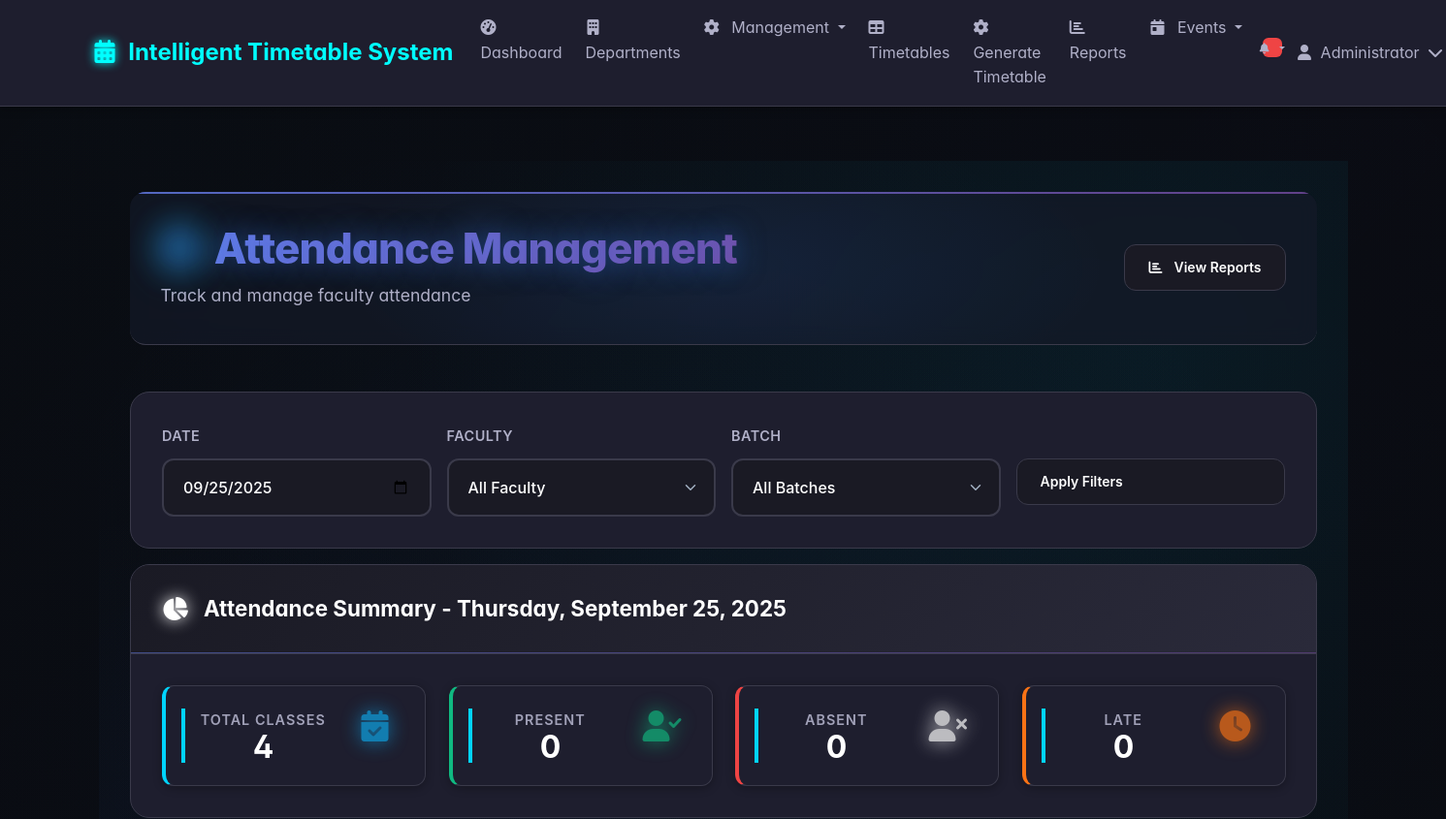
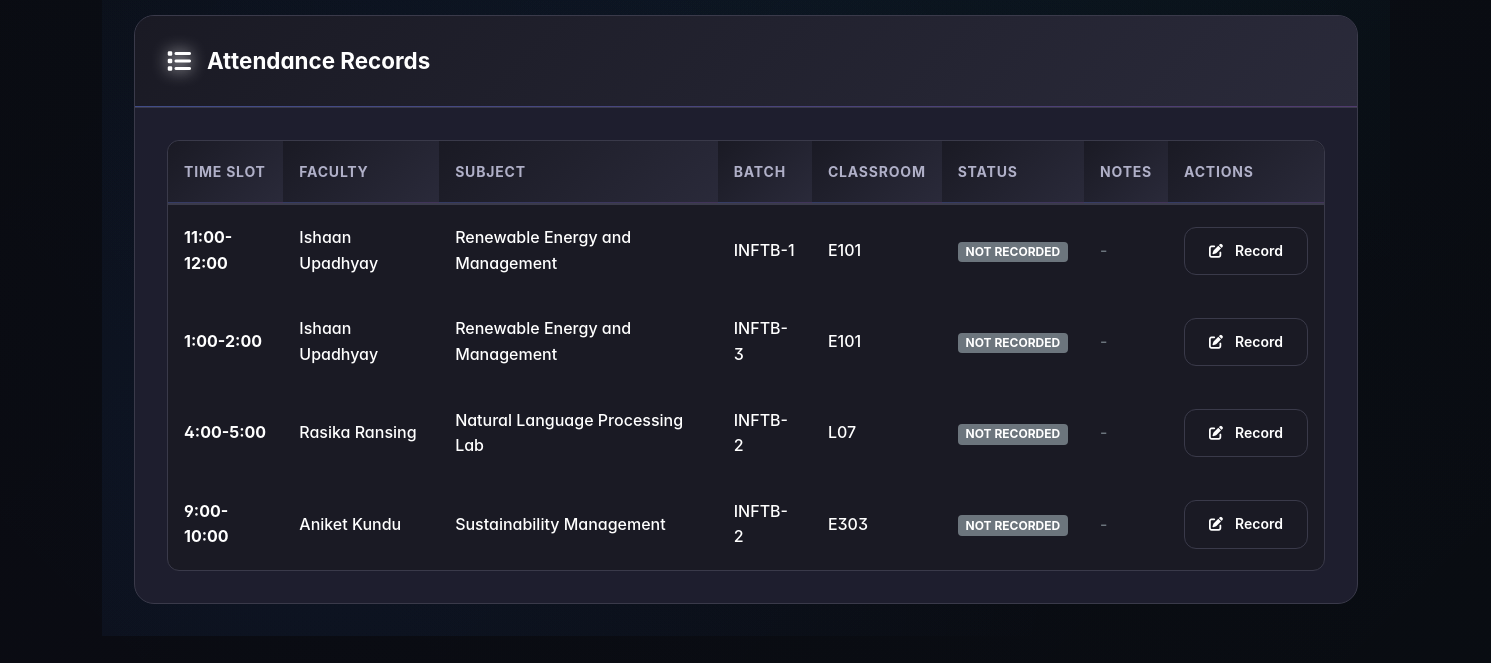
/attendance (signed in), run on an earlier commit of the app's database (2 pictures, top to bottom).
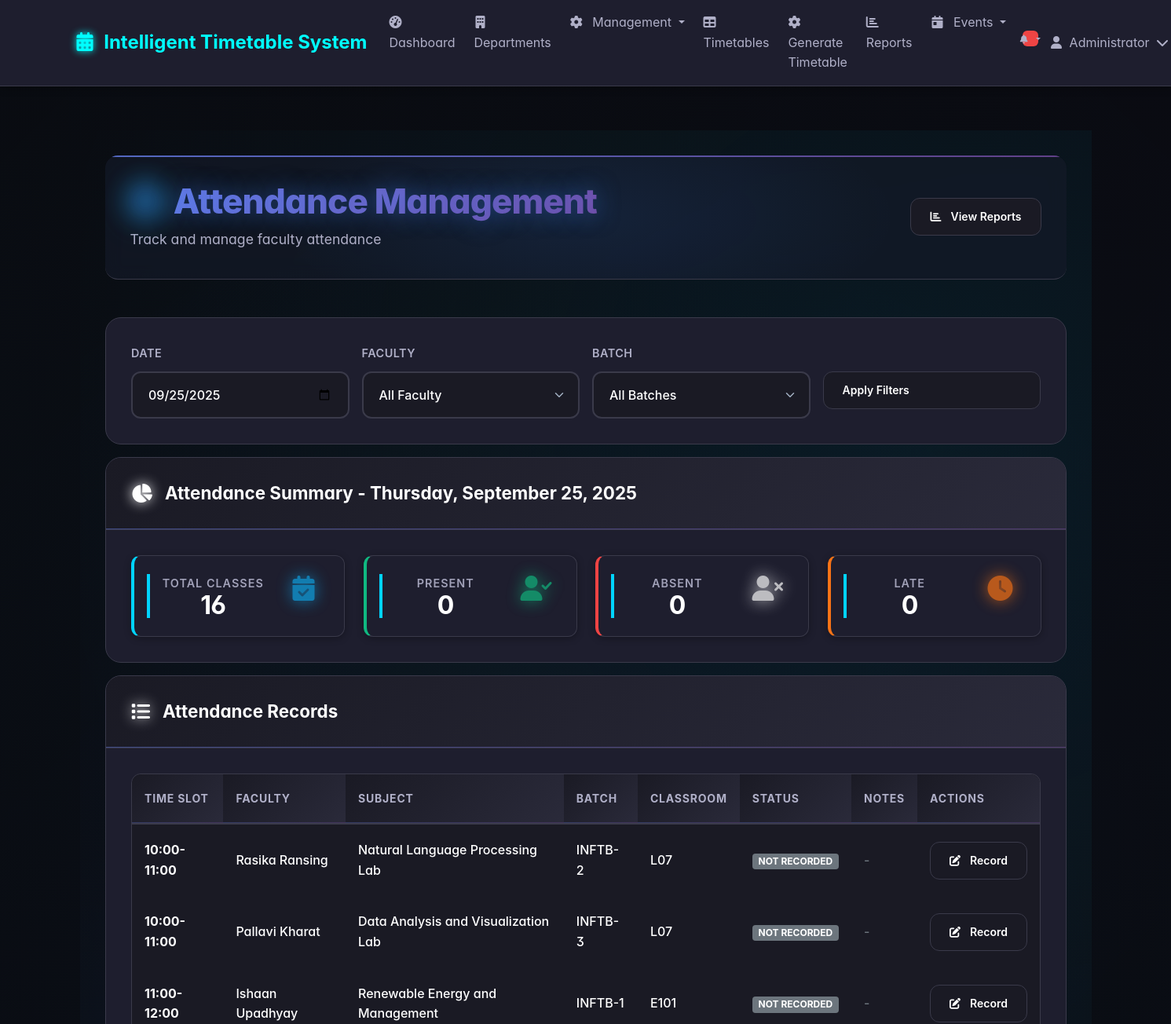
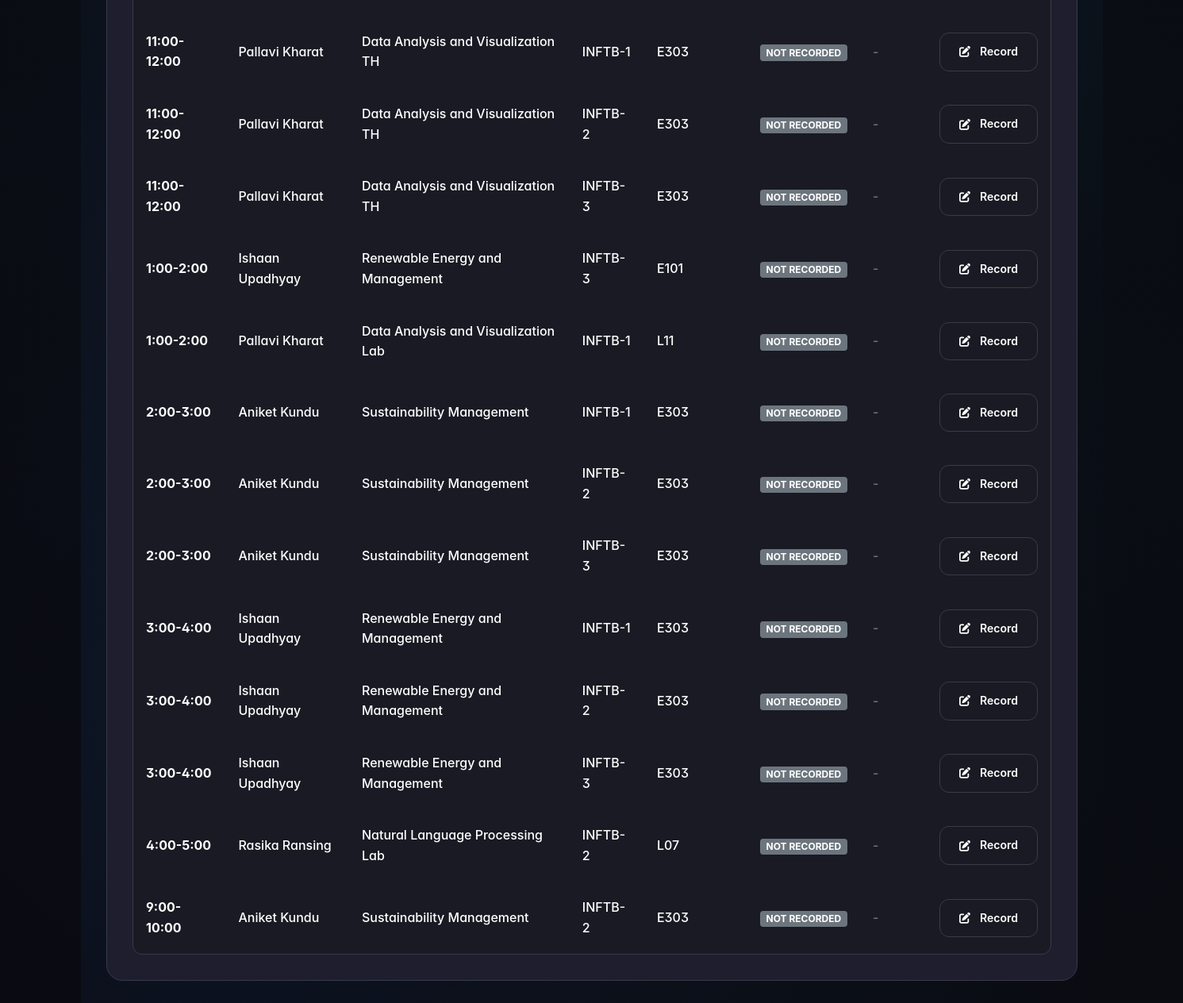
And on a later commit of the database (2 pictures, top to bottom).
### tables this page shows
CREATE TABLE timetable_slots (
            id INTEGER PRIMARY KEY AUTOINCREMENT,
            timetable_id INTEGER,
            batch_id INTEGER,
            day TEXT NOT NULL,
            time_slot TEXT NOT NULL,
            subject_id INTEGER,
            faculty_id INTEGER,
            classroom_id INTEGER,
            created_at DATETIME DEFAULT CURRENT_TIMESTAMP,
            FOREIGN KEY (timetable_id) REFERENCES timetables (id),
            FOREIGN KEY (batch_id) REFERENCES batches (id),
            FOREIGN KEY (subject_id) REFERENCES subjects (id),
            FOREIGN KEY (faculty_id) REFERENCES faculty (id),
            FOREIGN KEY (classroom_id) REFERENCES classrooms (id)
        );

CREATE TABLE faculty (
            id INTEGER PRIMARY KEY AUTOINCREMENT,
            name TEXT NOT NULL,
            employee_id TEXT UNIQUE NOT NULL,
            department_id INTEGER,
            max_hours_per_day INTEGER DEFAULT 8,
            preferred_times TEXT,
            created_at DATETIME DEFAULT CURRENT_TIMESTAMP,
            FOREIGN KEY (department_id) REFERENCES departments (id)
        );

CREATE TABLE subjects (
            id INTEGER PRIMARY KEY AUTOINCREMENT,
            name TEXT NOT NULL,
            code TEXT UNIQUE NOT NULL,
            department_id INTEGER,
            subject_type TEXT DEFAULT 'THEORY',
            classes_per_week INTEGER DEFAULT 3,
            created_at DATETIME DEFAULT CURRENT_TIMESTAMP,
            FOREIGN KEY (department_id) REFERENCES departments (id)
        );

CREATE TABLE batches (
            id INTEGER PRIMARY KEY AUTOINCREMENT,
            name TEXT NOT NULL,
            department_id INTEGER,
            semester INTEGER,
            strength INTEGER,
            created_at DATETIME DEFAULT CURRENT_TIMESTAMP,
            FOREIGN KEY (department_id) REFERENCES departments (id)
        );

CREATE TABLE classrooms (
            id INTEGER PRIMARY KEY AUTOINCREMENT,
            name TEXT NOT NULL,
            capacity INTEGER,
            type TEXT DEFAULT 'CLASSROOM',
            department_id INTEGER,
            created_at DATETIME DEFAULT CURRENT_TIMESTAMP,
            FOREIGN KEY (department_id) REFERENCES departments (id)
        );

### routes/attendance.py (the view)
@attendance_bp.route('/attendance')
@admin_required
def attendance():
    date_str = request.args.get('date', date.today().isoformat())
    faculty_id = request.args.get('faculty_id')
    batch_id = request.args.get('batch_id')
    try:
        selected_date = datetime.strptime(date_str, '%Y-%m-%d').date()
    except:
        selected_date = date.today()
    conn = sqlite3.connect('timetable.db')
    conn.row_factory = sqlite3.Row
    cursor = conn.cursor()
    day_name = selected_date.strftime('%A')
    query = '''
        SELECT ts.*,
               s.name as subject_name,
               f.name as faculty_name,
               c.name as classroom_name,
               b.name as batch_name,
               a.status as attendance_status,
               a.notes as attendance_notes
        FROM timetable_slots ts
        LEFT JOIN subjects s ON ts.subject_id = s.id
        LEFT JOIN faculty f ON ts.faculty_id = f.id
        LEFT JOIN classrooms c ON ts.classroom_id = c.id
        LEFT JOIN batches b ON ts.batch_id = b.id
        LEFT JOIN attendance a ON ts.id = a.timetable_slot_id AND a.date = ?
        WHERE ts.day = ?
    '''
    params = [selected_date.isoformat(), day_name]
    if faculty_id:
        query += ' AND ts.faculty_id = ?'
        params.append(faculty_id)
    if batch_id:
        query += ' AND ts.batch_id = ?'
        params.append(batch_id)
    query += ' ORDER BY ts.time_slot'
    cursor.execute(query, params)
    slots = cursor.fetchall()
    cursor.execute('SELECT id, name FROM faculty ORDER BY name')
    faculty_list = cursor.fetchall()
    cursor.execute('SELECT id, name FROM batches ORDER BY name')
    batches_list = cursor.fetchall()
    conn.close()
    return render_template('attendance.html',
                         slots=slots,
                         selected_date=selected_date,
                         faculty_list=faculty_list,
                         batches_list=batches_list,
                         selected_faculty=faculty_id,
                         selected_batch=batch_id)

### templates/attendance.html (shortened to what this page needs)
{% extends "base.html" %}
{% block content %}
<div class="dashboard-container">
    <div class="header-section">
        <div class="header-content">
            <div>
                <h1 class="main-title">
                    <i class="fas fa-check-circle title-icon"></i> Attendance Management
                </h1>
                <p class="welcome-text">Track and manage faculty attendance</p>
            </div>
            <a href="{{ url_for('attendance.attendance_reports') }}" class="action-btn action-cyan">
                <i class="fas fa-chart-bar"></i> View Reports
            </a>
        </div>
        <div class="header-glow"></div>
    </div>
    <div class="content-card mb-3">
        <div class="card-content">
            <form method="GET" class="row g-3">
                <div class="col-md-3">
                    <label class="form-label">Date</label>
                    <input type="date" class="form-control" name="date" value="{{ selected_date.isoformat() }}">
                </div>
                <div class="col-md-3">
                    <label class="form-label">Faculty</label>
                    <select class="form-select" name="faculty_id">
                        <option value="">All Faculty</option>
                    </select>
                </div>
                <div class="col-md-3">
                    <label class="form-label">Batch</label>
                    <select class="form-select" name="batch_id">
                        <option value="">All Batches</option>
                    </select>
                </div>
                <div class="col-md-3">
                    <label class="form-label">&nbsp;</label>
                    <button type="submit" class="action-btn action-blue w-100">Apply Filters</button>
                </div>
            </form>
        </div>
    </div>
    <div class="content-card mb-3">
        <div class="card-header">
            <h5 class="card-title">
                <i class="fas fa-chart-pie card-icon"></i> Attendance Summary - {{ selected_date.strftime('%A, %B %d, %Y') }}
            </h5>
        </div>
        <div class="card-content">
            <div class="row">
                <div class="col-md-3">
                    <div class="stat-card stat-info">
                        <div class="stat-content">
                            <div class="stat-info">
                                <div class="stat-label">Total Classes</div>
                                <div class="stat-value">{{ slots|length }}</div>
                            </div>
                            <div class="stat-icon">
                                <i class="fas fa-calendar-check"></i>
                            </div>
                        </div>
                    </div>
                </div>
                <div class="col-md-3">
                    <div class="stat-card stat-success">
                        <div class="stat-content">
                            <div class="stat-info">
                                <div class="stat-label">Present</div>
                                <div class="stat-value">
                                    {{ slots|selectattr('attendance_status', 'equalto', 'PRESENT')|list|length }}
                                </div>
                            </div>
                            <div class="stat-icon">
                                <i class="fas fa-user-check"></i>
                            </div>
                        </div>
                    </div>
                </div>
                <div class="col-md-3">
                    <div class="stat-card stat-danger">
                        <div class="stat-content">
                            <div class="stat-info">
                                <div class="stat-label">Absent</div>
                                <div class="stat-value">
                                    {{ slots|selectattr('attendance_status', 'equalto', 'ABSENT')|list|length }}
                                </div>
                            </div>
                            <div class="stat-icon">
                                <i class="fas fa-user-times"></i>
                            </div>
                        </div>
                    </div>
                </div>
                <div class="col-md-3">
                    <div class="stat-card stat-warning">
                        <div class="stat-content">
                            <div class="stat-info">
                                <div class="stat-label">Late</div>
                                <div class="stat-value">
                                    {{ slots|selectattr('attendance_status', 'equalto', 'LATE')|list|length }}
                                </div>
                            </div>
                            <div class="stat-icon">
                                <i class="fas fa-clock"></i>
                            </div>
                        </div>
                    </div>
                </div>
            </div>
        </div>
    </div>
    <div class="content-card">
        <div class="card-header">
            <h5 class="card-title">
                <i class="fas fa-list card-icon"></i> Attendance Records
            </h5>
        </div>
        <div class="card-content">
            {% if slots %}
            <div class="table-container">
                <table class="modern-table">
                    <thead>
                        <tr>
                            <th>Time Slot</th>
                            <th>Faculty</th>
                            <th>Subject</th>
                            <th>Batch</th>
                            <th>Classroom</th>
                            <th>Status</th>
                            <th>Notes</th>
                            <th>Actions</th>
                        </tr>
                    </thead>
                    <tbody>
                        {% for slot in slots %}
                        <tr class="table-row">
                            <td class="table-cell">
                                <strong>{{ slot.time_slot }}</strong>
                            </td>
                            <td class="table-cell">{{ slot.faculty_name }}</td>
                            <td class="table-cell">{{ slot.subject_name }}</td>
                            <td class="table-cell">{{ slot.batch_name }}</td>
                            <td class="table-cell">{{ slot.classroom_name }}</td>
                            <td class="table-cell">
                                <span class="badge bg-{% if slot.attendance_status == 'PRESENT' %}success{% elif slot.attendance_status == 'ABSENT' %}danger{% elif slot.attendance_status == 'LATE' %}warning{% else %}secondary{% endif %}">
                                    {{ slot.attendance_status or 'NOT RECORDED' }}
                                </span>
                            </td>
                            <td class="table-cell">
                                {% if slot.attendance_notes %}
                                <span class="text-muted">{{ slot.attendance_notes|truncate(20) }}</span>
                                {% else %}
                                <span class="text-muted">-</span>
                                {% endif %}
                            </td>
                            <td class="table-cell">
                                <button class="action-btn action-blue" data-bs-toggle="modal"
                                        data-bs-target="#attendanceModal"
                                        data-slot-id="{{ slot.id }}"
                                        data-faculty-id="{{ slot.faculty_id }}"
                                        data-batch-id="{{ slot.batch_id }}"
                                        data-current-status="{{ slot.attendance_status or '' }}"
                                        data-current-notes="{{ slot.attendance_notes or '' }}"
                                        data-faculty-name="{{ slot.faculty_name }}"
                                        data-subject-name="{{ slot.subject_name }}"
                                        data-time-slot="{{ slot.time_slot }}">
                                    <i class="fas fa-edit"></i> Record
                                </button>
                            </td>
                        </tr>
                        {% endfor %}
                    </tbody>
                </table>
            </div>
            {% endif %}
        </div>
    </div>
</div>
{% endblock %}

What changed in the data, as far as the page shows it:
added timetable_slots: time_slot "10:00-11:00", faculty_name "Rasika Ransing", subject_name "Natural Language Processing Lab", batch_name "INFTB-2", classroom_name "L07", attendance_status "NOT RECORDED"
added timetable_slots: time_slot "10:00-11:00", faculty_name "Pallavi Kharat", subject_name "Data Analysis and Visualization Lab", batch_name "INFTB-3", classroom_name "L07", attendance_status "NOT RECORDED"
added timetable_slots: time_slot "11:00-12:00", faculty_name "Pallavi Kharat", subject_name "Data Analysis and Visualization TH", batch_name "INFTB-1", classroom_name "E303", attendance_status "NOT RECORDED"
added timetable_slots: time_slot "11:00-12:00", faculty_name "Pallavi Kharat", subject_name "Data Analysis and Visualization TH", batch_name "INFTB-2", classroom_name "E303", attendance_status "NOT RECORDED"
added timetable_slots: time_slot "11:00-12:00", faculty_name "Pallavi Kharat", subject_name "Data Analysis and Visualization TH", batch_name "INFTB-3", classroom_name "E303", attendance_status "NOT RECORDED"
added timetable_slots: time_slot "1:00-2:00", faculty_name "Pallavi Kharat", subject_name "Data Analysis and Visualization Lab", batch_name "INFTB-1", classroom_name "L11", attendance_status "NOT RECORDED"
added timetable_slots: time_slot "2:00-3:00", faculty_name "Aniket Kundu", subject_name "Sustainability Management", batch_name "INFTB-1", classroom_name "E303", attendance_status "NOT RECORDED"
added timetable_slots: time_slot "2:00-3:00", faculty_name "Aniket Kundu", subject_name "Sustainability Management", batch_name "INFTB-2", classroom_name "E303", attendance_status "NOT RECORDED"
added timetable_slots: time_slot "2:00-3:00", faculty_name "Aniket Kundu", subject_name "Sustainability Management", batch_name "INFTB-3", classroom_name "E303", attendance_status "NOT RECORDED"
added timetable_slots: time_slot "3:00-4:00", faculty_name "Ishaan Upadhyay", subject_name "Renewable Energy and Management", batch_name "INFTB-1", classroom_name "E303", attendance_status "NOT RECORDED"
added timetable_slots: time_slot "3:00-4:00", faculty_name "Ishaan Upadhyay", subject_name "Renewable Energy and Management", batch_name "INFTB-2", classroom_name "E303", attendance_status "NOT RECORDED"
added timetable_slots: time_slot "3:00-4:00", faculty_name "Ishaan Upadhyay", subject_name "Renewable Energy and Management", batch_name "INFTB-3", classroom_name "E303", attendance_status "NOT RECORDED"
Also different on the page:
{{ slots|length }}: "4" → "16"
